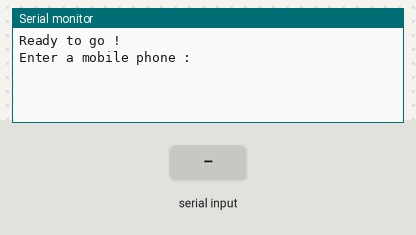
Simulated run of this sketch. Board: Arduino Uno, built with avr-gcc and run on an emulated ATmega328P. On the bench: the last lines printed to the serial monitor. Inputs (shaded band) come from the test bench.

Above: at 3.2 s.
3.3 s: "1\n" received over Serial
At 4.2 s:
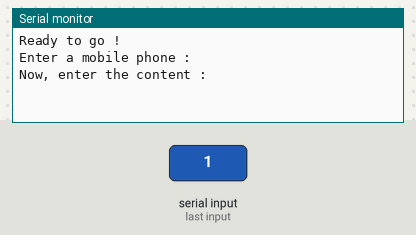
4.8 s: byte 10 ('\n') received over Serial
At 5.3 s:
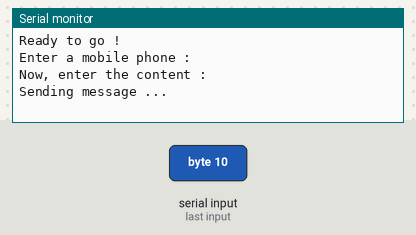

The sketch:

sendSMS.ino
```cpp
/*
 * File : sendSMS.ino
 * Author : Léo Bonnaire
 * Date : Fri, March 1 2019
 *
 * Function : Send a SMS using GSM librairy
 *
 * How2Use : define the PIN code of the SIM card you put
 *           setup the connection using setupMsg() in the setup loop
 *           send your SMS with sendMsg()
 *           This function takes 2 arguments :
 *            * The number you want to send your message (char)
 *            * The text you want to send (char)
 *
 * Source used here : www.arduino.cc/en/Tutorial/GSMExamplesSendSMS
 *
 */

#include <GSM.h>
#define PINNUMBER ""

GSM gsmAccess;
GSM_SMS sms;

void setup() {
  Serial.begin(9600);
  setupMsg();
}

void loop() {
  Serial.print("Enter a mobile phone : ");
  char cNumber[20];
  readSerial(cNumber);
  Serial.println();
  Serial.print("Now, enter the content : ");
  char txtMsg[200];
  readSerial(txtMsg);
  sendMsg (cNumber, txtMsg);
}

/*** FUNCTIONS SECTION BELOW ***/

// Use this function in the setup loop to connect
void setupMsg () {
  boolean bConnected = false;
  while(!bConnected){
    if(gsmAccess.begin(PINNUMBER)==GSM_READY)
      bConnected = true;
    else {
      Serial.println("Still not connected ...");
      delay(1000);
    }
  }
  Serial.println("Ready to go !");
}

// Send a SMS
void sendMsg (char cNumber[], char txtMsg[]) {
  Serial.println("\nSending message ...");
  sms.beginSMS(cNumber);
  sms.print(txtMsg);
  sms.endSMS();
  Serial.print("\nMessage succesfully sent to : \n");
  Serial.println(cNumber);
}

// Read the user inputs
int readSerial(char result[]) {
  int i = 0;
  while(1) {
    while (Serial.available() > 0) {
       char inChar = Serial.read();
       if (inChar == '\n') {
        result[i] = '\0';
        Serial.flush();
        return 0;
       }
       if (inChar != '\r') {
         result[i] = inChar;
         i++;
       }
    }
  }
}
```

Measured:
- after the input at 3.3 s, the serial monitor: prints a new line at once (image 1)
- after the input at 4.8 s, the serial monitor: prints a new line at once (image 2)
